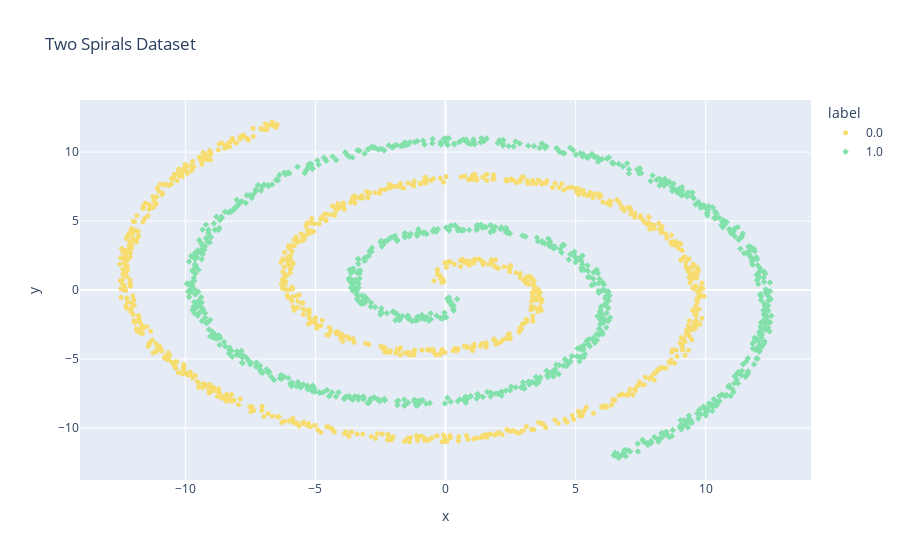

The notebook cell this image was saved under:
### Code cell
fig = plot_dataframe(df, title='Two Spirals Dataset', label='label')
fig.show()

### Figure 1 — Plotly figure (JSON) as saved in the notebook; plotly's stock layout.template omitted (floating-point values rounded to 4 significant figures; data arrays with more than 128 entries replaced by an {"elided": "..."} marker saying what was removed)
{"data": [{"hovertemplate": "label=0.0<br>x=%{x}<br>y=%{y}<extra></extra>", "legendgroup": "0.0", "marker": {"color": "#f7dc6f", "size": 5, "symbol": "circle"}, "mode": "markers", "name": "0.0", "showlegend": true, "type": "scattergl", "x": {"elided": "1000 float values"}, "xaxis": "x", "y": {"elided": "1000 float values"}, "yaxis": "y"}, {"hovertemplate": "label=1.0<br>x=%{x}<br>y=%{y}<extra></extra>", "legendgroup": "1.0", "marker": {"color": "#82e0aa", "size": 5, "symbol": "diamond"}, "mode": "markers", "name": "1.0", "showlegend": true, "type": "scattergl", "x": {"elided": "1000 float values"}, "xaxis": "x", "y": {"elided": "1000 float values"}, "yaxis": "y"}], "layout": {"legend": {"title": {"text": "label"}, "tracegroupgap": 0}, "title": {"text": "Two Spirals Dataset"}, "xaxis": {"anchor": "y", "domain": [0, 1], "title": {"text": "x"}}, "yaxis": {"anchor": "x", "domain": [0, 1], "title": {"text": "y"}}}}
